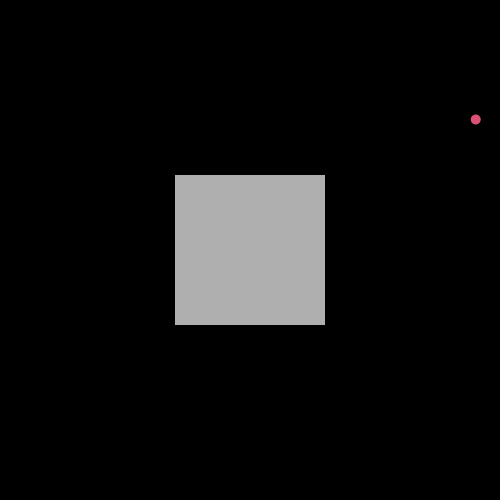
Frame 1 (no input)
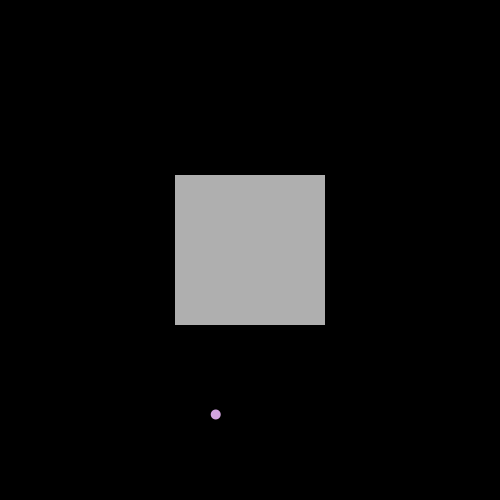
Frame 60 (the mouse pressed at the canvas centre just before this capture)
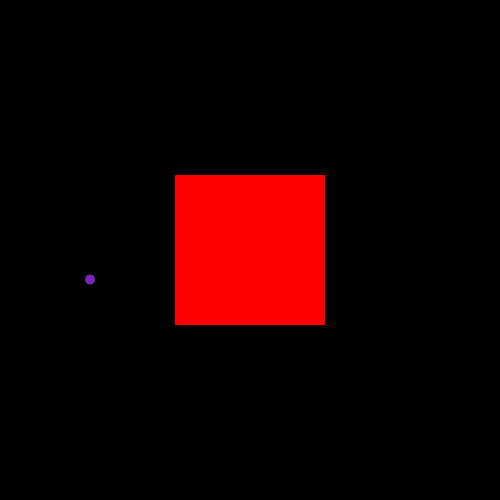
Frame 120 (the mouse held since frame 60 and released just before this capture)

The Processing sketch that drew these frames (run headless with seeded random() and noise(); from frame 60 on, the mouse is pressed at the canvas centre):

// Processing sketch: redswitch
// ── redswitch.pde
boolean button;

float sqWidth;
float sqHeight;
float x;
float y;
float lowerlimit;
float upperlimit;
float topSpeed;
float percent;

float ballX = random(1,500);
float ballY = random(1,500);
float ballRadius;

float speedX;
float speedY;

void setup()
{
  size(500,500);
  frameRate(144);
  fill(127);
  noStroke();
  button = false;
  percent = 0.3;
  ballRadius = 5;
  ballX = random(1,500);
  ballY = random(1,500);
  sqWidth = width * percent;
  sqHeight = height * percent;
  x = (width - (width * percent))/2;
  y = (height - (height * percent))/2;
  lowerlimit = -1;
  upperlimit = -1;
  topSpeed = 5;
  speedX = topSpeed;
  speedY = topSpeed;
  
}

void draw()
{
  background(0);
  
  if((mouseX > x) && (mouseX < x+sqWidth) && (mouseY > y) && (mouseY < y+sqHeight))
  {
    fill(0,0,255);
    rect(x, y, sqWidth, sqHeight);
  }
  else
  {
    fill(175);
  }
  
  if(button)
  {
    fill(255,0,0);
  }
  
  rect(x, y, sqWidth, sqHeight);
  
  fill(random(256), random(256), random(256));
  ellipse(ballX, ballY, ballRadius*2, ballRadius*2);
  
  if(ballY < ballRadius)
  {
    ballY = ballRadius;
    speedY *= random(lowerlimit,upperlimit);
  }
  
  if(ballX < ballRadius)
  {
    ballX = ballRadius;
    speedX *= random(lowerlimit,upperlimit);
  }
  
  if(ballY > height-ballRadius)
  {
    ballY = ballY-ballRadius;
    speedY *= random(lowerlimit,upperlimit);
  }
  
  if(ballX > width-ballRadius)
  {
    ballX = ballX-ballRadius;
    speedX *= random(lowerlimit,upperlimit);
  }
  
  if(speedX > topSpeed || speedX < -topSpeed)
  {
    speedX /= 2;
  }
  
  if(speedY > topSpeed || speedY < -topSpeed)
  {
    speedY /= 2;
  }
  
  ballX += speedX;
  ballY += speedY;
  
    
}

void mousePressed()
{
  if(mouseX > x && mouseX < x+sqWidth && mouseY > y && mouseY < y+sqHeight)
  {
    button = !button;
  }
}
